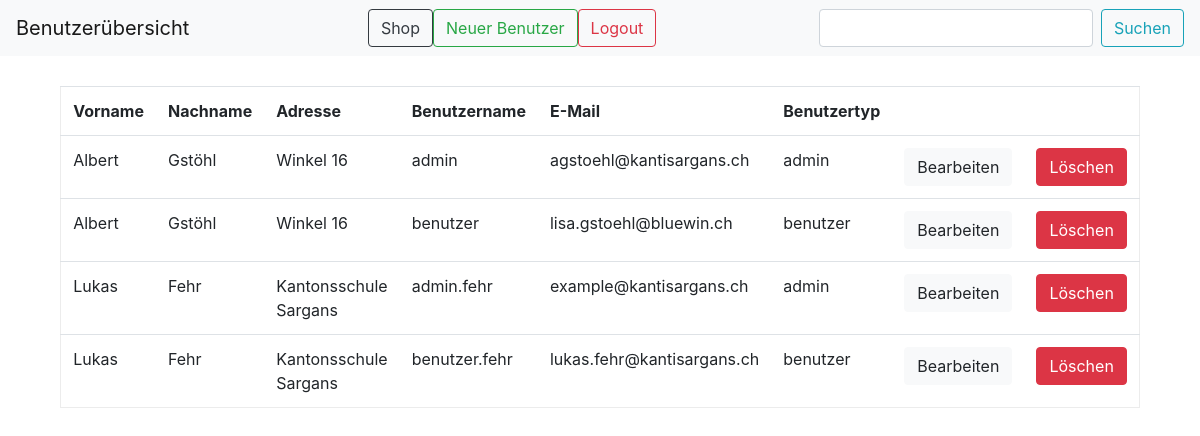
/onlineshopAlbert/benutzeruebersicht.php (signed in), run on the app's committed database.
### tables this page shows
CREATE TABLE `benutzer` (
  `benutzerID` int(11) NOT NULL,
  `vorname` varchar(30) NOT NULL,
  `nachname` varchar(30) NOT NULL,
  `adresse` varchar(30) NOT NULL,
  `benutzername` varchar(30) NOT NULL,
  `email` varchar(40) NOT NULL,
  `benutzertyp` varchar(30) NOT NULL,
  `passwort` varchar(200) NOT NULL
);

### onlineshopAlbert/benutzerliste.php (the view, shortened to what this page needs)
<?php
    include("dbconnect.php");
    if(isset($_POST['search'])){
      $suchtext = $_POST['search'];
      $result = $conn->query("SELECT * FROM `benutzer` WHERE vorname LIKE '%$suchtext%'");
    }else{
      $result = $conn->query("SELECT * FROM `benutzer`");
    }
    if ($result->num_rows > 0) {
        echo "<table class='table'>";
        echo "<tr>";
        echo "<th>Vorname</th>";
        echo "<th>Nachname</th>";
        echo "<th>Adresse</th>";
        echo "<th>Benutzername</th>";
        echo "<th>E-Mail</th>";
        echo "<th>Benutzertyp</th>";
        echo "<th></th>";
        echo "<th></th>";
        echo "</tr>";
        while ($row = $result->fetch_assoc()) {
            $id = $row["benutzerID"];
            $vorname = mysqli_real_escape_string($conn,$row["vorname"]);
            $nachname = mysqli_real_escape_string($conn,$row["nachname"]);
            $adresse = mysqli_real_escape_string($conn,$row["adresse"]);
            $benutzername = mysqli_real_escape_string($conn,$row["benutzername"]);
            $email = mysqli_real_escape_string($conn,$row["email"]);
            $benutzertyp = mysqli_real_escape_string($conn,$row["benutzertyp"]);
            echo "<tr>";
            echo "<td>".$vorname."</td>";
            echo "<td>".$nachname."</td>";
            echo "<td>".$adresse."</td>";
            echo "<td>".$benutzername."</td>";
            echo "<td>".$email."</td>";
            echo "<td>".$benutzertyp."</td>";
            echo "<td><a href='benutzer_editieren.php?id=".$id."' class='btn btn-light edit' role='button'>Bearbeiten</a></td>";
            echo "<td><a href='benutzer_loeschen.php?id=".$id."' class='btn btn-danger edit red' role='button'>Löschen</a></td>";
            echo "</tr>";
        }
        echo "</table>";
      } else {
        echo "Keine Daten verfügbar";
        sleep(3);
      }
?>

### onlineshopAlbert/css/style.css (style rules this page uses)
.table { width: 70%; margin-top: 30px; margin-left: auto; margin-right: auto; border: 1px solid #ececec; border-collapse: collapse; }

### data on the page
benutzer: vorname "Albert", nachname "Gstöhl", adresse "Winkel 16", benutzername "admin", email "agstoehl@kantisargans.ch", benutzertyp "admin"
benutzer: vorname "Albert", nachname "Gstöhl", adresse "Winkel 16", benutzername "benutzer", email "lisa.gstoehl@bluewin.ch", benutzertyp "benutzer"
benutzer: vorname "Lukas", nachname "Fehr", adresse "Kantonsschule Sargans", benutzername "admin.fehr", email "example@kantisargans.ch", benutzertyp "admin"
benutzer: vorname "Lukas", nachname "Fehr", adresse "Kantonsschule Sargans", benutzername "benutzer.fehr", email "lukas.fehr@kantisargans.ch", benutzertyp "benutzer"
